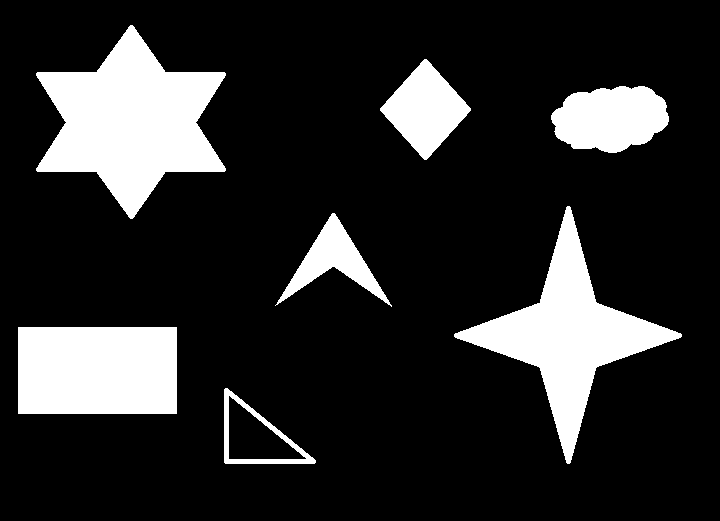
//> input picture imgs/objektumok.png, 720 x 521 px
$ ./main30   (built with g++ and OpenCV 4)
//> lines starting //> are read from the running program, lines starting //| are printed output that depends on the picture; after the words box and inside, x2 and y2 are one past the last pixel; in counts of white or black regions, pixels touching at a corner belong together
///
/// Kepfeld segedlet - kontur tarolasi modok
///

#include <iostream>
#include <opencv2/core.hpp>
#include <opencv2/highgui.hpp>
#include <opencv2/imgproc.hpp>

using namespace std;
using namespace cv;


int main() {
	Mat img = imread("./imgs/objektumok.png", IMREAD_COLOR);
//> img is the input picture: 521 rows x 720 cols, CV_8UC3; 17.1% white; 7 white regions, largest, box (x1, y1, x2, y2) and area: (36, 25, 226, 219) 19620, (454, 206, 682, 464) 15421, (18, 327, 177, 414) 13833
	Mat bin_img;
	cvtColor(img, bin_img, COLOR_BGR2GRAY);
//> bin_img: 521 rows x 720 cols, CV_8UC1; 17.1% white; 7 white regions

	// ---------------  kulso kontur, minden pont tarolasa --------------
	vector<vector<Point>> contours;
	findContours(bin_img.clone(), contours, RETR_EXTERNAL, CHAIN_APPROX_NONE);
//> contours = 7 contours; box (x1, y1, x2, y2) and area: (36, 25, 226, 219) 19306, (454, 206, 682, 464) 15054, (18, 327, 177, 414) 13588, (551, 86, 669, 153) 5840, (380, 59, 471, 160) 4684, (224, 388, 316, 464) 3658, (275, 213, 392, 307) 3146

	Mat dest1 = img.clone();
	drawContours(dest1, contours, -1, Scalar(0, 0, 255), 2);
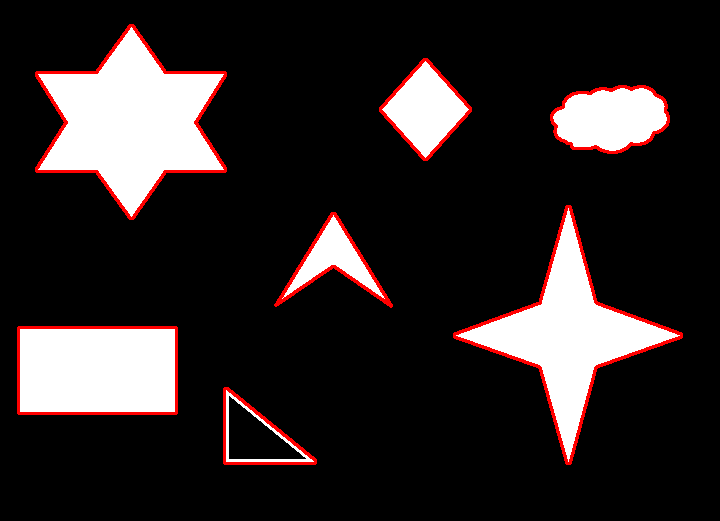
//> dest1: 521 rows x 720 cols, CV_8UC3; 2.86% of pixels changed, all inside (x1, y1, x2, y2) = (17, 24, 683, 465)
	for (auto c : contours) {
		putText(dest1, to_string(c.size()), c[0], FONT_HERSHEY_PLAIN, 1.0, Scalar(0, 255, 0));
	}
//> this loop made 7 passes
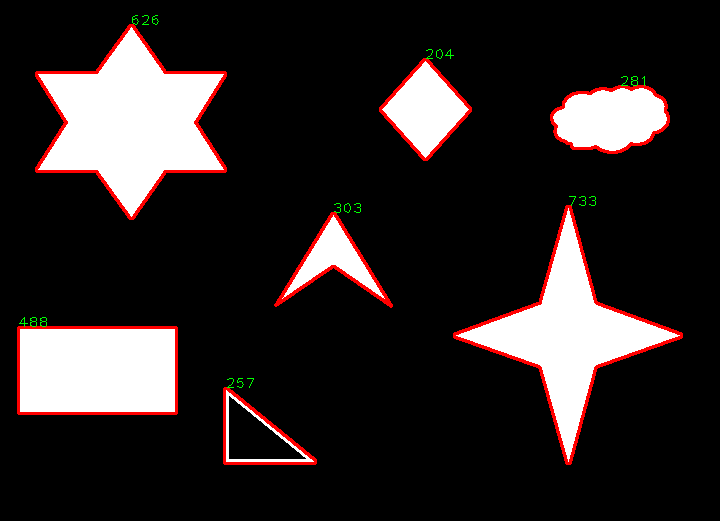
//> dest1: 521 rows x 720 cols, CV_8UC3; mean B, G, R 39.1, 39.4, 46.4

	// ------  kulso kontur, tomorites (lanckod egyszeru tomoritese) -----
	vector<vector<Point>> contours2;
	findContours(bin_img.clone(), contours2, RETR_EXTERNAL, CHAIN_APPROX_SIMPLE);
//> contours2 has the same summary as contours

	Mat dest2 = img.clone();
	drawContours(dest2, contours, -1, Scalar(0, 0, 255), 2);
	for (auto c : contours2) {
		putText(dest2, to_string(c.size()), c[0], FONT_HERSHEY_PLAIN, 1.0, Scalar(0, 255, 0));
	}
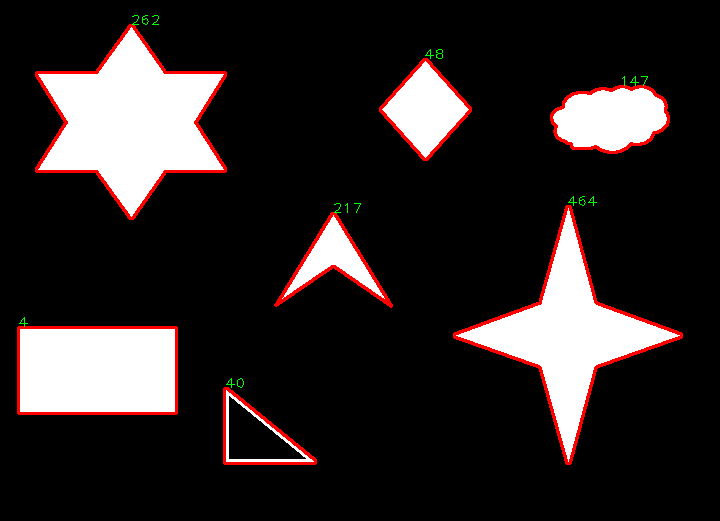
//> dest2: 521 rows x 720 cols, CV_8UC3; mean B, G, R 39.1, 39.4, 46.4

	// ---  kulso kontur, a kontur valodi apporximacioja ----
	Mat dest3 = img.clone();
	drawContours(dest3, contours, -1, Scalar(0, 0, 255), 2);
	for (auto c : contours) {
		vector<Point> approxed_contours;
		approxPolyDP(c, approxed_contours, 5, true);
		polylines(dest3, approxed_contours, true, Scalar(255, 0, 0), 2);
		putText(dest3, to_string(approxed_contours.size()), c[0], FONT_HERSHEY_PLAIN, 1.0, Scalar(0, 255, 0));
	}
//> this loop made 7 passes
//> approxed_contours on pass 1: 3 Points (x, y): [224, 389], [225, 463], [315, 462]
//> pass 1, `putText(dest3, to_string(approxed_contours.size()), c[0], FONT_HERSHEY..`:
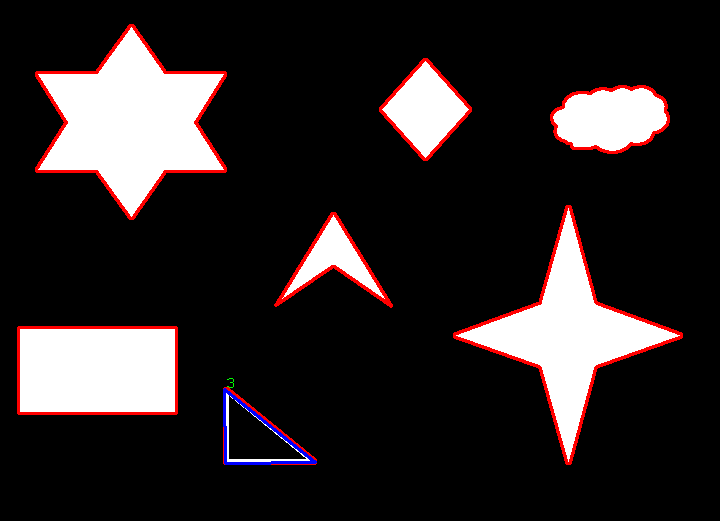
//> dest3: 521 rows x 720 cols, CV_8UC3; 0.24% of pixels changed, all inside (x1, y1, x2, y2) = (223, 378, 317, 465)
//> pass 2, `putText(dest3, to_string(approxed_contours.size()), c[0], FONT_HERSHEY..`:
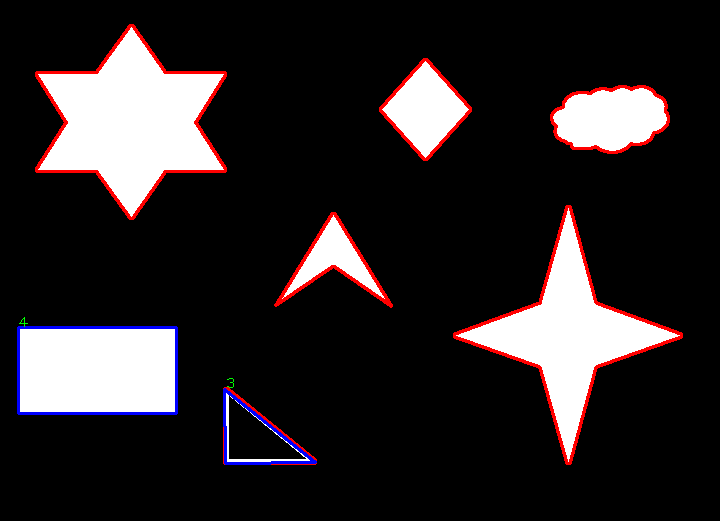
//> dest3: 521 rows x 720 cols, CV_8UC3; 0.4% of pixels changed, all inside (x1, y1, x2, y2) = (17, 317, 178, 415)
//> pass 3, `putText(dest3, to_string(approxed_contours.size()), c[0], FONT_HERSHEY..`:
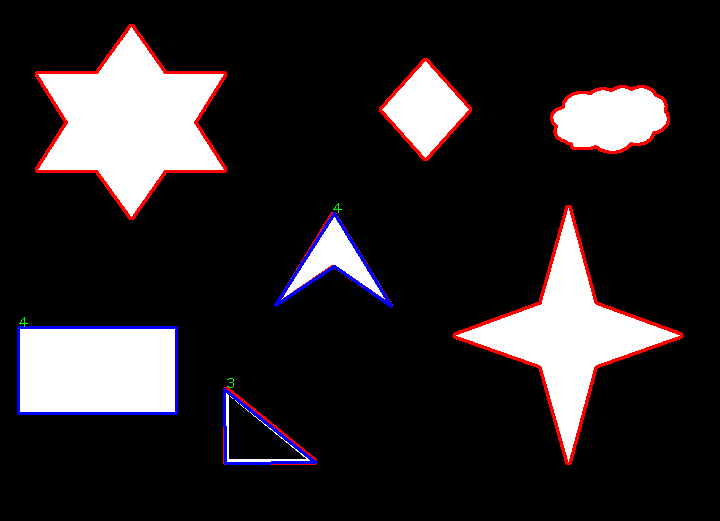
//> dest3: 521 rows x 720 cols, CV_8UC3; 0.32% of pixels changed, all inside (x1, y1, x2, y2) = (274, 203, 393, 308)
//> after the loop:
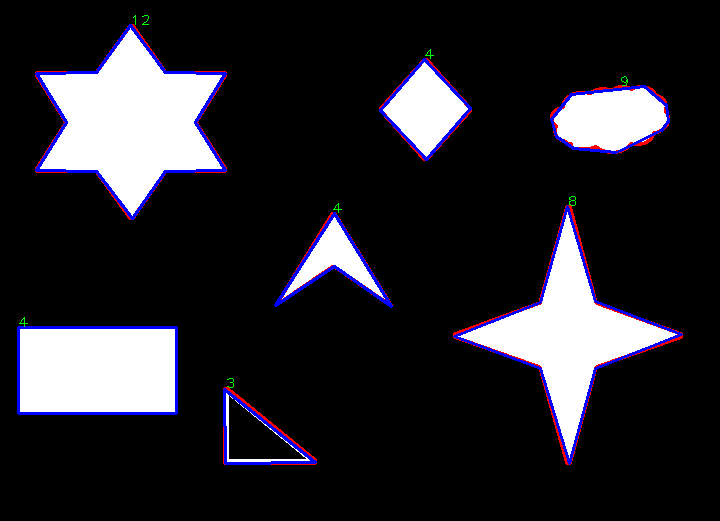
//> dest3: 521 rows x 720 cols, CV_8UC3; 1.64% of pixels changed, all inside (x1, y1, x2, y2) = (35, 15, 683, 465)


	imshow("approx_none", dest1);
	imshow("approx_simple", dest2);
	imshow("approx_polygon", dest3);


	waitKey(0);
}
